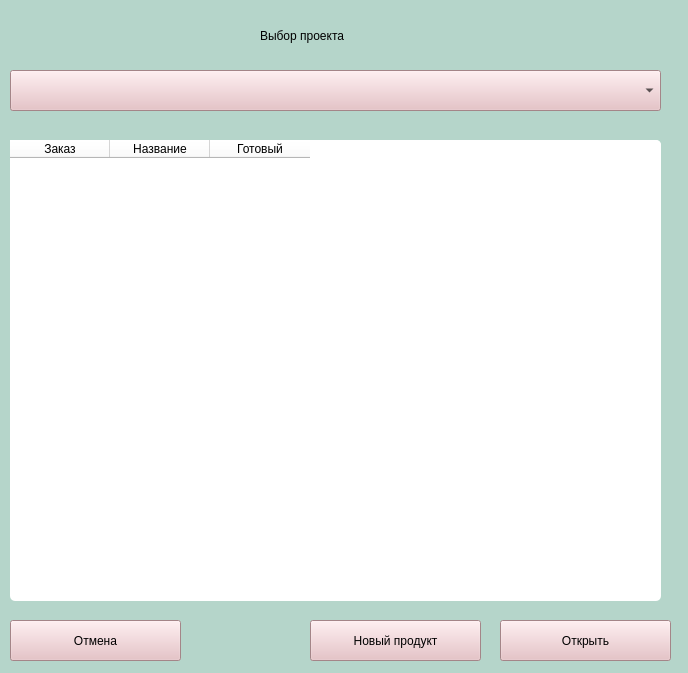
<?xml version="1.0" encoding="UTF-8"?>
<ui version="4.0">
 <class>MainWindow</class>
 <widget class="QMainWindow" name="MainWindow">
  <property name="geometry">
   <rect>
    <x>0</x>
    <y>0</y>
    <width>688</width>
    <height>673</height>
   </rect>
  </property>
  <property name="windowTitle">
   <string>Проекты</string>
  </property>
  <property name="styleSheet">
   <string notr="true">background-color: rgb( 181, 213, 202);
font: 12pt &quot;MS Shell Dlg 2&quot;;</string>
  </property>
  <widget class="QWidget" name="centralwidget">
   <widget class="QLabel" name="label_select">
    <property name="geometry">
     <rect>
      <x>260</x>
      <y>0</y>
      <width>251</width>
      <height>71</height>
     </rect>
    </property>
    <property name="styleSheet">
     <string notr="true">font: 16pt &quot;MS Shell Dlg 2&quot;;</string>
    </property>
    <property name="text">
     <string>Выбор проекта</string>
    </property>
   </widget>
   <widget class="QComboBox" name="comboBox_project">
    <property name="geometry">
     <rect>
      <x>10</x>
      <y>70</y>
      <width>651</width>
      <height>41</height>
     </rect>
    </property>
    <property name="styleSheet">
     <string notr="true">background-color: rgb(230, 186, 191);</string>
    </property>
   </widget>
   <widget class="QPushButton" name="back_button">
    <property name="geometry">
     <rect>
      <x>10</x>
      <y>620</y>
      <width>171</width>
      <height>41</height>
     </rect>
    </property>
    <property name="styleSheet">
     <string notr="true">background-color: rgb(230, 186, 191);</string>
    </property>
    <property name="text">
     <string>Отмена</string>
    </property>
   </widget>
   <widget class="QPushButton" name="auth_btn">
    <property name="geometry">
     <rect>
      <x>500</x>
      <y>620</y>
      <width>171</width>
      <height>41</height>
     </rect>
    </property>
    <property name="styleSheet">
     <string notr="true">background-color: rgb(230, 186, 191);</string>
    </property>
    <property name="text">
     <string>Открыть</string>
    </property>
   </widget>
   <widget class="QLabel" name="label_icon">
    <property name="geometry">
     <rect>
      <x>10</x>
      <y>0</y>
      <width>61</width>
      <height>51</height>
     </rect>
    </property>
    <property name="text">
     <string/>
    </property>
   </widget>
   <widget class="QTableWidget" name="tableWidget_project">
    <property name="geometry">
     <rect>
      <x>10</x>
      <y>140</y>
      <width>651</width>
      <height>461</height>
     </rect>
    </property>
    <property name="styleSheet">
     <string notr="true">background-color: rgb(255, 255, 255);
alternate-background-color: #FFFCD6;
 gridline-color: #B0BEC5;
 border-radius: 5px;</string>
    </property>
    <column>
     <property name="text">
      <string>Заказ</string>
     </property>
    </column>
    <column>
     <property name="text">
      <string>Название</string>
     </property>
    </column>
    <column>
     <property name="text">
      <string>Готовый</string>
     </property>
    </column>
   </widget>
   <widget class="QPushButton" name="new_pr_btn">
    <property name="geometry">
     <rect>
      <x>310</x>
      <y>620</y>
      <width>171</width>
      <height>41</height>
     </rect>
    </property>
    <property name="styleSheet">
     <string notr="true">background-color: rgb(230, 186, 191);</string>
    </property>
    <property name="text">
     <string>Новый продукт</string>
    </property>
   </widget>
  </widget>
 </widget>
 <resources/>
 <connections/>
</ui>
